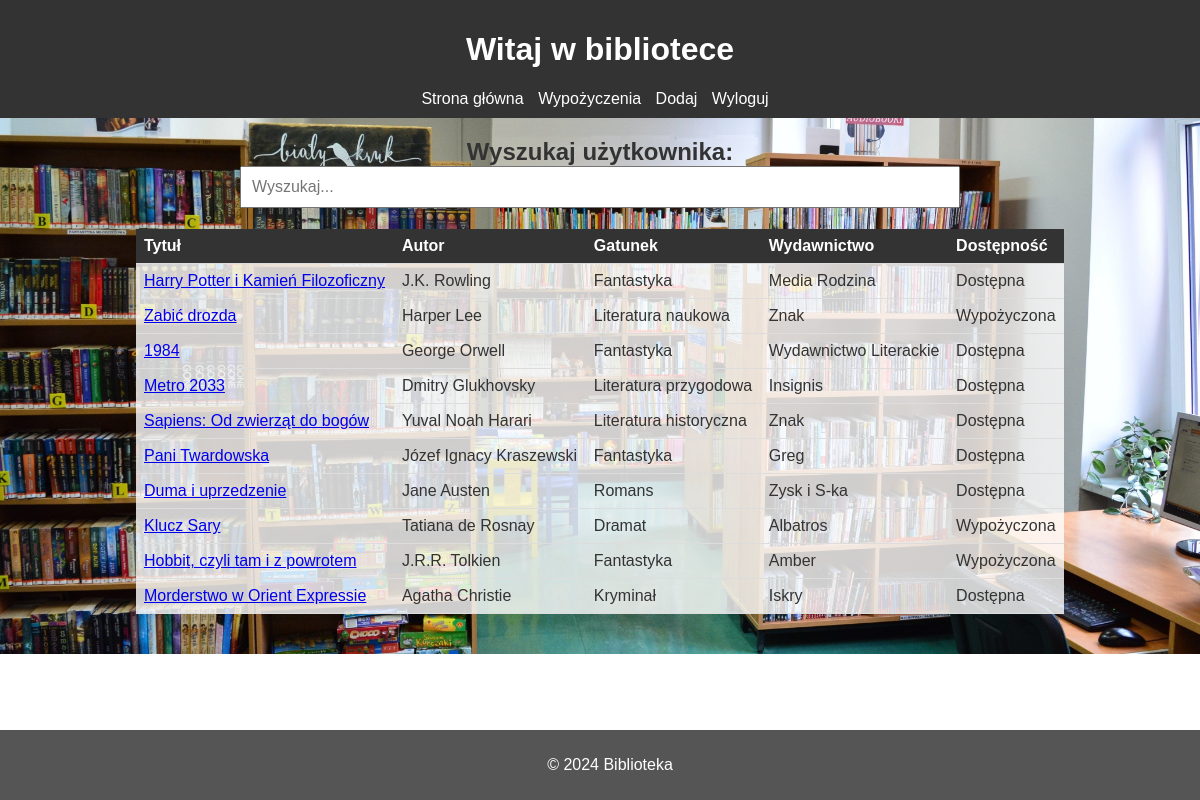
The app's page /books (signed in) with its own data.
### bibliotekarz/models.py (models this page shows, shortened)
class Ksiazki(models.Model):
    Stany = [
        ('Dostępna','Dostępna'),
        ('Wypożyczona','Wypozyczona')
    ]
    Tytul = models.CharField(max_length=100, null=False)
    Autor = models.CharField(max_length=50, null=False)
    Gatunek = models.ForeignKey(Gatunki, on_delete=models.CASCADE)
    Liczba_stron = models.IntegerField()
    Wydawnictwo = models.CharField(max_length=50)
    Rok_wydania = models.IntegerField()
    Cena = models.DecimalField(decimal_places=2, max_digits=5)
    Liczba_egzamplarzy = models.IntegerField()
    Opis = models.CharField(max_length=1000)
    Stan = models.CharField(choices=Stany, max_length=20)

class Gatunki(models.Model):
    Nazwa = models.CharField(max_length=50)
    def __str__(self) -> str:
        return self.Nazwa

### bibliotekarz/views.py (the view)
# urls.py: path('books', viewsb.ListBooksView.as_view(), name='books'),
class ListBooksView(ListView):
    model = Ksiazki
    template_name = 'listBooks.html'
    context_object_name = 'books'
    def get_queryset(self):
        query = self.request.GET.get('q')
        if query != None:
            books = Ksiazki.objects.filter(Q(Tytul__icontains=query) |
                                            Q(Autor__icontains=query) |
                                            Q(Gatunek__Nazwa__icontains=query) |
                                            Q(Wydawnictwo__icontains=query) |
                                            Q(Stan__icontains=query))
            return books
        else:
            books = Ksiazki.objects.all()
            return books

### bibliotekarz/templates/listBooks.html (shortened to what this page needs)
<!DOCTYPE html>
{% load static %}
<html lang="en">
<head>
</head>
<body>
    <header>
        <h1>Witaj w bibliotece</h1>
        <nav>
            <ul>
                <li><a href="{% url 'home' %}">Strona główna</a></li>
                <li><a href="{% url 'rents' %}">Wypożyczenia</a></li>
                <li><a href="{% url 'register-book' %}">Dodaj</a></li>
                {% if user.is_authenticated %}
                <li><a href="{% url 'logout' %}">Wyloguj</a></li>
            {% else %}
                <li><a href="{% url 'login' %}">Zaloguj</a></li>
            {% endif %}
            </ul>
        </nav>
    </header>
    <main>
        {% if page == None %}
        <form action="" method="get">
            <label for="search">Wyszukaj użytkownika:</label>
            <br>
            <input id="search" name="q" type="text" placeholder="Wyszukaj...">
        </form>
        {% endif %}
        <table>
            <tr>
                <th>Tytuł</th>
                <th>Autor</th>
                <th>Gatunek</th>
                <th>Wydawnictwo</th>
                <th>Dostępność</th>
            </tr>
            {% for book in books %}
            <tr>
                <td><a href="{% url 'book' book.id %}">{{ book.Tytul }}</a></td>
                <td>{{ book.Autor }}</td>
                <td>{{ book.Gatunek }}</td>
                <td>{{ book.Wydawnictwo }}</td>
                <td>{{ book.Stan }}</td>
            </tr>
            {% endfor %}
        </table>
    </main>
    <footer>
        <p>&copy; 2024 Biblioteka</p>
    </footer>
</body>
</html>

### records on screen
Ksiazki: Tytul "Harry Potter i Kamień Filozoficzny", Autor "J.K. Rowling", Gatunek "Fantastyka", Wydawnictwo "Media Rodzina", Stan "Dostępna"
Ksiazki: Tytul "Zabić drozda", Autor "Harper Lee", Gatunek "Literatura naukowa", Wydawnictwo "Znak", Stan "Wypożyczona"
Ksiazki: Tytul "1984", Autor "George Orwell", Gatunek "Fantastyka", Wydawnictwo "Wydawnictwo Literackie", Stan "Dostępna"
Ksiazki: Tytul "Metro 2033", Autor "Dmitry Glukhovsky", Gatunek "Literatura przygodowa", Wydawnictwo "Insignis", Stan "Dostępna"
Ksiazki: Tytul "Sapiens: Od zwierząt do bogów", Autor "Yuval Noah Harari", Gatunek "Literatura historyczna", Wydawnictwo "Znak", Stan "Dostępna"
Ksiazki: Tytul "Pani Twardowska", Autor "Józef Ignacy Kraszewski", Gatunek "Fantastyka", Wydawnictwo "Greg", Stan "Dostępna"
Ksiazki: Tytul "Duma i uprzedzenie", Autor "Jane Austen", Gatunek "Romans", Wydawnictwo "Zysk i S-ka", Stan "Dostępna"
Ksiazki: Tytul "Klucz Sary", Autor "Tatiana de Rosnay", Gatunek "Dramat", Wydawnictwo "Albatros", Stan "Wypożyczona"
Ksiazki: Tytul "Hobbit, czyli tam i z powrotem", Autor "J.R.R. Tolkien", Gatunek "Fantastyka", Wydawnictwo "Amber", Stan "Wypożyczona"
Ksiazki: Tytul "Morderstwo w Orient Expressie", Autor "Agatha Christie", Gatunek "Kryminał", Wydawnictwo "Iskry", Stan "Dostępna"
